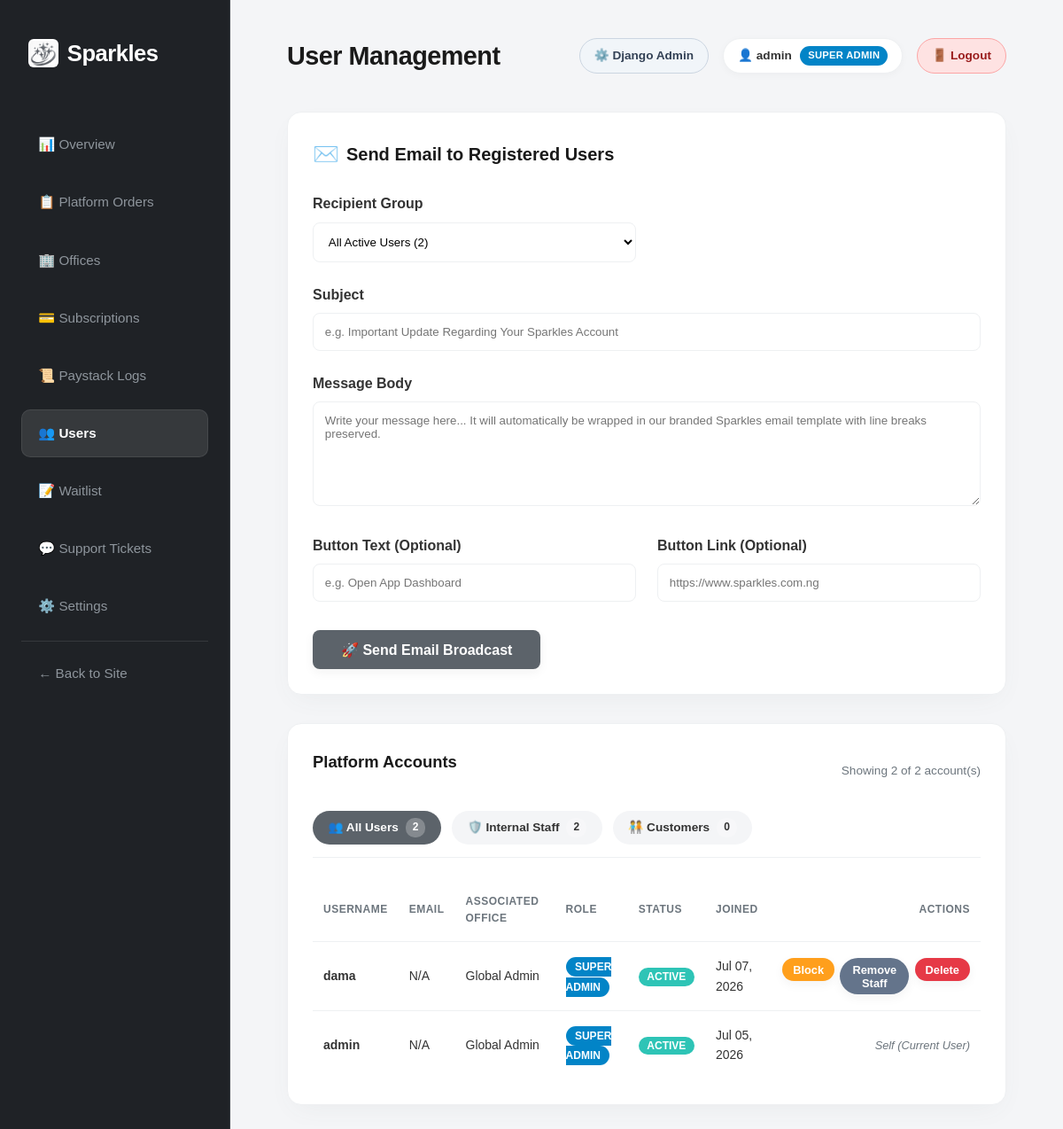
Page /dashboard/users/ (signed in) on the committed database.
### offices/models.py (models this page shows)
class User(AbstractUser):
    id = models.UUIDField(primary_key=True, default=uuid.uuid4, editable=False)
    office = models.ForeignKey(
        'LaundryOffice',
        on_delete=models.CASCADE,
        related_name='users',
        null=True,
        blank=True
    )
    is_office_admin = models.BooleanField(default=False)
    branches = models.ManyToManyField(
        'LaundryOffice',
        related_name='branch_users',
        blank=True
    )

### landing/views.py (the view)
# urls.py: path('dashboard/users/', views.users_list, name='users_list'),
@user_passes_test(lambda u: u.is_superuser or u.is_staff)
def users_list(request):
    all_users_qs = User.objects.select_related('office').all().order_by('-date_joined')
    total_count = all_users_qs.count()
    staff_count = all_users_qs.filter(Q(is_staff=True) | Q(is_superuser=True)).count()
    customer_count = all_users_qs.filter(is_staff=False, is_superuser=False).count()
    selected_role = request.GET.get('role', 'all').lower().strip()
    if selected_role == 'staff':
        users = all_users_qs.filter(Q(is_staff=True) | Q(is_superuser=True))
    elif selected_role == 'customer':
        users = all_users_qs.filter(is_staff=False, is_superuser=False)
    else:
        selected_role = 'all'
        users = all_users_qs
    context = {
        'users': users,
        'selected_role': selected_role,
        'total_count': total_count,
        'staff_count': staff_count,
        'customer_count': customer_count,
    }
    return render(request, 'landing/users.html', context)

### landing/templates/landing/users.html (shortened to what this page needs)
{% extends 'landing/dashboard_base.html' %}
{% block header_title %}User Management{% endblock %}
{% block content %}
<section class="charts-section" style="grid-template-columns: 1fr; margin-bottom: 2rem;">
    <div class="recent-orders-container" id="email-compose-section">
        <div style="display: flex; align-items: center; gap: 0.5rem; margin-bottom: 1.5rem;">
            <span style="font-size: 1.5rem;">✉️</span>
            <h3 style="margin: 0; font-size: 1.25rem;">Send Email to Registered Users</h3>
        </div>
        <form action="{% url 'send_user_email' %}" method="post">
            <div style="display: grid; grid-template-columns: 1fr 1fr; gap: 1.5rem; margin-bottom: 1.5rem;">
                <div>
                    <label style="display: block; font-weight: 600; margin-bottom: 0.5rem; color: var(--grey-800);">Recipient Group</label>
                    <select name="target_type" id="target_type" onchange="toggleSingleEmailField()" style="width: 100%; padding: 0.8rem; border: 1px solid var(--grey-200); border-radius: 8px; font-family: var(--font-main); background: #ffffff;">
                        <option value="all">All Active Users ({{ total_count }})</option>
                    </select>
                </div>
            </div>
            <div style="margin-bottom: 1.5rem;">
                <label style="display: block; font-weight: 600; margin-bottom: 0.5rem; color: var(--grey-800);">Subject</label>
                <input type="text" name="subject" required placeholder="e.g. Important Update Regarding Your Sparkles Account" style="width: 100%; padding: 0.8rem; border: 1px solid var(--grey-200); border-radius: 8px; font-family: var(--font-main); background: #ffffff;">
            </div>
            <div style="margin-bottom: 1.5rem;">
                <label style="display: block; font-weight: 600; margin-bottom: 0.5rem; color: var(--grey-800);">Message Body</label>
                <textarea name="message_body" required rows="6" placeholder="Write your message here... It will automatically be wrapped in our branded Sparkles email template with line breaks preserved." style="width: 100%; padding: 0.8rem; border: 1px solid var(--grey-200); border-radius: 8px; font-family: var(--font-main); resize: vertical; background: #ffffff;"></textarea>
            </div>
            <div style="display: grid; grid-template-columns: 1fr 1fr; gap: 1.5rem; margin-bottom: 2rem;">
                <div>
                    <label style="display: block; font-weight: 600; margin-bottom: 0.5rem; color: var(--grey-800);">Button Text (Optional)</label>
                    <input type="text" name="cta_text" placeholder="e.g. Open App Dashboard" style="width: 100%; padding: 0.8rem; border: 1px solid var(--grey-200); border-radius: 8px; font-family: var(--font-main); background: #ffffff;">
                </div>
                <div>
                    <label style="display: block; font-weight: 600; margin-bottom: 0.5rem; color: var(--grey-800);">Button Link (Optional)</label>
                    <input type="url" name="cta_link" placeholder="https://www.sparkles.com.ng" style="width: 100%; padding: 0.8rem; border: 1px solid var(--grey-200); border-radius: 8px; font-family: var(--font-main); background: #ffffff;">
                </div>
            </div>
            <button type="submit" class="btn-api" style="padding: 0.8rem 2rem; border: none; font-size: 1rem; cursor: pointer; background: var(--primary); color: white; font-weight: bold; border-radius: 8px;">
                🚀 Send Email Broadcast
            </button>
        </form>
    </div>
</section>
<section class="charts-section" style="grid-template-columns: 1fr;">
    <div class="recent-orders-container">
        <div style="display: flex; justify-content: space-between; align-items: center; margin-bottom: 1.25rem;">
            <h3>Platform Accounts</h3>
            <span style="font-size: 0.85rem; color: var(--grey-500); font-weight: 500;">
                Showing {{ users|length }} of {{ total_count }} account(s)
            </span>
        </div>
        <div style="display: flex; gap: 0.75rem; margin-bottom: 1.5rem; border-bottom: 1px solid var(--grey-200); padding-bottom: 0.85rem; flex-wrap: wrap;">
            <a href="{% url 'users_list' %}?role=all"
               style="text-decoration: none; padding: 0.5rem 1.1rem; border-radius: 20px; font-weight: 600; font-size: 0.85rem; display: inline-flex; align-items: center; gap: 0.5rem; transition: all 0.2s ease; {% if selected_role == 'all' %}background: var(--primary); color: white;{% else %}background: var(--grey-100); color: var(--grey-800);{% endif %}">
               👥 All Users <span style="background: rgba(255,255,255,0.25); padding: 0.1rem 0.5rem; border-radius: 10px; font-size: 0.75rem;">{{ total_count }}</span>
            </a>
            <a href="{% url 'users_list' %}?role=staff"
               style="text-decoration: none; padding: 0.5rem 1.1rem; border-radius: 20px; font-weight: 600; font-size: 0.85rem; display: inline-flex; align-items: center; gap: 0.5rem; transition: all 0.2s ease; {% if selected_role == 'staff' %}background: #475569; color: white;{% else %}background: var(--grey-100); color: var(--grey-800);{% endif %}">
               🛡️ Internal Staff <span style="background: rgba(255,255,255,0.25); padding: 0.1rem 0.5rem; border-radius: 10px; font-size: 0.75rem;">{{ staff_count }}</span>
            </a>
            <a href="{% url 'users_list' %}?role=customer"
               style="text-decoration: none; padding: 0.5rem 1.1rem; border-radius: 20px; font-weight: 600; font-size: 0.85rem; display: inline-flex; align-items: center; gap: 0.5rem; transition: all 0.2s ease; {% if selected_role == 'customer' %}background: #0284c7; color: white;{% else %}background: var(--grey-100); color: var(--grey-800);{% endif %}">
               🧑‍🤝‍🧑 Customers <span style="background: rgba(255,255,255,0.25); padding: 0.1rem 0.5rem; border-radius: 10px; font-size: 0.75rem;">{{ customer_count }}</span>
            </a>
        </div>
        <table class="dashboard-table">
            <thead>
                <tr>
                    <th>Username</th>
                    <th>Email</th>
                    <th>Associated Office</th>
                    <th>Role</th>
                    <th>Status</th>
                    <th>Joined</th>
                    <th style="text-align: right;">Actions</th>
                </tr>
            </thead>
            <tbody>
                {% for user in users %}
                <tr>
                    <td style="font-weight: 600;">{{ user.username }}</td>
                    <td>{{ user.email|default:"N/A" }}</td>
                    <td>{{ user.office.name|default:"Global Admin" }}</td>
                    <td>
                        {% if user.is_superuser %}
                            <span style="background: #0284c7; color: white; padding: 0.25rem 0.65rem; border-radius: 12px; font-size: 0.75rem; font-weight: 700; text-transform: uppercase;">Super Admin</span>
                        {% elif user.is_staff %}
                            <span style="background: #475569; color: white; padding: 0.25rem 0.65rem; border-radius: 12px; font-size: 0.75rem; font-weight: 700; text-transform: uppercase;">Staff</span>
                        {% else %}
                            <span style="background: #e2e8f0; color: #334155; padding: 0.25rem 0.65rem; border-radius: 12px; font-size: 0.75rem; font-weight: 700; text-transform: uppercase;">Customer</span>
                        {% endif %}
                    </td>
                    <td>
                        {% if user.is_active %}
                            <span style="background: #2ec4b6; color: white; padding: 0.2rem 0.6rem; border-radius: 12px; font-size: 0.75rem; font-weight: 600; text-transform: uppercase;">Active</span>
                        {% else %}
                            <span style="background: #ff9f1c; color: white; padding: 0.2rem 0.6rem; border-radius: 12px; font-size: 0.75rem; font-weight: 600; text-transform: uppercase;">Blocked</span>
                        {% endif %}
                    </td>
                    <td>{{ user.date_joined|date:"M d, Y" }}</td>
                    <td style="text-align: right;">
                        <div style="display: inline-flex; gap: 0.4rem; justify-content: flex-end;">
                            {% if user.id != request.user.id %}
                                <form action="{% url 'toggle_user_active' user.id %}" method="post" style="display: inline;">
                                    <button type="submit" class="btn-api" style="padding: 0.35rem 0.75rem; border: none; font-size: 0.8rem; cursor: pointer; background: {% if user.is_active %}#ff9f1c{% else %}#2ec4b6{% endif %}; color: white;">
                                        {% if user.is_active %}Block{% else %}Unblock{% endif %}
                                    </button>
                                </form>
                                {% if request.user.is_superuser %}
                                    <form action="{% url 'toggle_user_staff' user.id %}" method="post" style="display: inline;">
                                        <button type="submit" class="btn-api" style="padding: 0.35rem 0.75rem; border: none; font-size: 0.8rem; cursor: pointer; background: {% if user.is_staff %}#64748b{% else %}#0284c7{% endif %}; color: white;" title="Toggle Staff status">
                                            {% if user.is_staff %}Remove Staff{% else %}Make Staff{% endif %}
                                        </button>
                                    </form>
                                    <form action="{% url 'delete_user' user.id %}" method="post" style="display: inline;" onsubmit="return confirm('Are you sure you want to delete user {{ user.username }}? This action is permanent.');">
                                        <button type="submit" class="btn-api" style="padding: 0.35rem 0.75rem; border: none; font-size: 0.8rem; cursor: pointer; background: #e63946; color: white;">
                                            Delete
                                        </button>
                                    </form>
                                {% endif %}
                            {% else %}
                                <span style="color: var(--grey-500); font-size: 0.8rem; font-style: italic;">Self (Current User)</span>
                            {% endif %}
                        </div>
                    </td>
                </tr>
                {% empty %}
                <tr>
                    <td colspan="7" style="text-align: center; padding: 2rem; color: var(--grey-500);">No users found for selected role filter.</td>
                </tr>
                {% endfor %}
            </tbody>
        </table>
    </div>
</section>
{% endblock %}

### landing/templates/landing/dashboard_base.html (shortened to what this page needs)
{% load static %}
<!DOCTYPE html>
<html lang="en">
<head>
    <link rel="stylesheet" href="{% static 'landing/css/styles.css' %}">
</head>
<body class="dashboard-body">
    <div class="dashboard-layout">
        <aside class="sidebar">
            <div class="logo">
                <img src="{% static 'landing/images/logo.png' %}" alt="Sparkles Logo" class="logo-img">
                Sparkles
            </div>
            <nav class="sidebar-nav">
                <a href="{% url 'dashboard' %}" class="{% if request.resolver_match.url_name == 'dashboard' %}active{% endif %}">📊 Overview</a>
                <a href="{% url 'admin_orders_list' %}" class="{% if 'order' in request.resolver_match.url_name %}active{% endif %}">📋 Platform Orders</a>
                <a href="{% url 'offices_list' %}" class="{% if request.resolver_match.url_name == 'offices_list' %}active{% endif %}">🏢 Offices</a>
                <a href="{% url 'subscriptions_view' %}" class="{% if request.resolver_match.url_name == 'subscriptions_view' %}active{% endif %}">💳 Subscriptions</a>
                <a href="{% url 'subscription_logs_view' %}" class="{% if request.resolver_match.url_name == 'subscription_logs_view' %}active{% endif %}">📜 Paystack Logs</a>
                <a href="{% url 'users_list' %}" class="{% if request.resolver_match.url_name == 'users_list' %}active{% endif %}">👥 Users</a>
                <a href="{% url 'waitlist_dashboard' %}" class="{% if request.resolver_match.url_name == 'waitlist_dashboard' %}active{% endif %}">📝 Waitlist</a>
                <a href="{% url 'admin_tickets_list' %}" class="{% if 'ticket' in request.resolver_match.url_name %}active{% endif %}">💬 Support Tickets</a>
                <a href="{% url 'settings_view' %}" class="{% if request.resolver_match.url_name == 'settings_view' %}active{% endif %}">⚙️ Settings</a>
                <a href="/" class="back-home">← Back to Site</a>
            </nav>
        </aside>
        <main class="dashboard-content">
            <header class="dashboard-header">
                <h2>{% block header_title %}Global Platform Overview{% endblock %}</h2>
                <div class="user-profile-bar">
                    <a href="/admin/" target="_blank" class="admin-link-btn" title="Open Django Admin Panel">⚙️ Django Admin</a>
                    <div class="user-profile-badge">
                        <span class="user-name">👤 {{ request.user.get_full_name|default:request.user.username }}</span>
                        {% if request.user.is_superuser %}
                            <span class="role-pill role-superuser">Super Admin</span>
                        {% else %}
                            <span class="role-pill role-staff">Staff</span>
                        {% endif %}
                    </div>
                    <a href="{% url 'logout' %}" class="logout-link-btn" title="Sign Out">🚪 Logout</a>
                </div>
            </header>
            {% block content %}
            {% endblock %}
        </main>
    </div>
</body>
</html>

### rows in the picture
User: user.get_full_name "admin", username "admin", email "N/A", office.name "Global Admin", is_superuser "SUPER ADMIN", is_active "ACTIVE", date_joined "Jul 05, 2026", shows "Self (Current User)"
User: username "dama", email "N/A", office.name "Global Admin", is_superuser "SUPER ADMIN", is_active "ACTIVE", date_joined "Jul 07, 2026", is_staff "Remove Staff"

### other values in the picture
{{ users|length }} "2"
{{ total_count }} "2"
{{ staff_count }} "2"
{{ customer_count }} "0"
